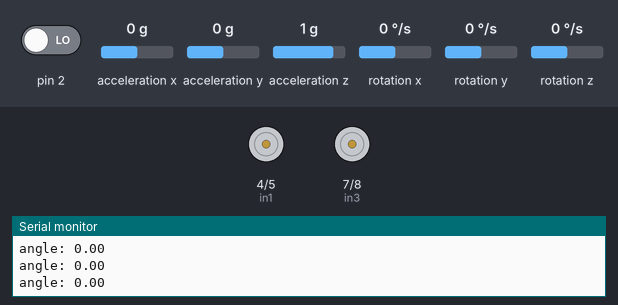
Bench run of a sketch on a simulated Arduino Uno, built with avr-gcc and run on an emulated ATmega328P. On the bench: motor-driver pin pairs drawn as motors (green arrow = first pin HIGH = forward, orange = second pin HIGH = backward, longer = more drive, scaled by the enable pin), the last lines printed to the serial monitor. Inputs (shaded band) come from the test bench; at power-on: acceleration x 0 g, pin 2 LOW, acceleration y 0 g, acceleration z 1 g, rotation x 0 °/s, rotation y 0 °/s, rotation z 0 °/s. The sensor or clock chip raises its interrupt line as the real part does.

Above: at 1.8 s.
1.9 s: acceleration x set to -1.4 g
At 3.1 s:
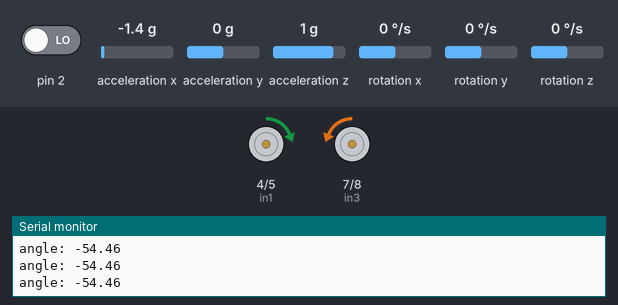
3.4 s: acceleration x set to -0.1 g
At 4.2 s:
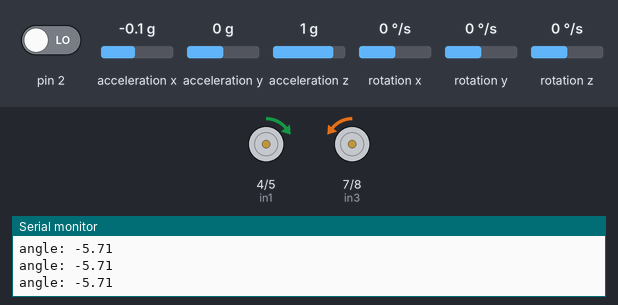
6.4 s: acceleration x set to 0.2 g
At 7.7 s:
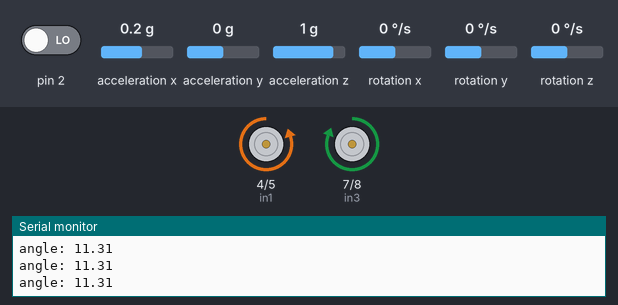
Timing chart, 0 to 9.4 s (numbered marks = the images above; inputs shaded):
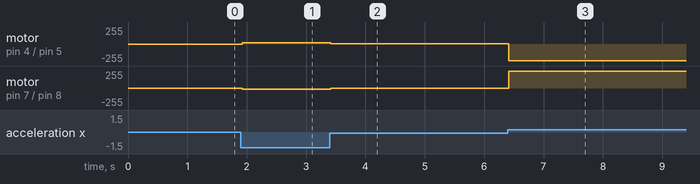

The sketch:

self-balancing.ino
```cpp
#include <I2Cdev.h>
#include <MPU6050_6Axis_MotionApps20.h>
#if I2CDEV_IMPLEMENTATION == I2CDEV_ARDUINO_WIRE
  #include <Wire.h>
#endif

MPU6050 mpu;
#define OUTPUT_READABLE_YAWPITCHROLL

#define enA 3
#define in1 4
#define in2 5
#define enB 9
#define in3 7
#define in4 8


//MPU control/status vars
bool dmpReady = false;
uint8_t mpuIntStatus;
uint8_t devStatus;
uint16_t packetSize;
uint16_t fifoCount;
uint8_t fifoBuffer[64];

//orientation/motion vars
Quaternion q;
VectorFloat gravity;
float ypr[3];
float pitch;

volatile bool mpuInterrupt = false;     // indicates whether MPU interrupt pin has gone high
void dmpDataReady() {
  mpuInterrupt = true;
}

unsigned long currentTime, previousTime;
double elapsedTime;
double error;
double lastError;
double input, output;
double cumError, rateError;

//set value based on system
float kp = 1.5;
float ki = 0;
float kd = 0;
int setPoint = 0;

int computePID(double inp) {
  currentTime = millis();
  elapsedTime = (double)(currentTime - previousTime);

  error = setPoint - inp;
  cumError += error * elapsedTime;
  rateError = (error - lastError) / elapsedTime;

  double out = kp * error + ki * cumError + kd * rateError;
  lastError = error;
  previousTime = currentTime;

  return out;
}

double computeAngle() {
  mpuInterrupt = false;
  mpuIntStatus = mpu.getIntStatus();

  fifoCount = mpu.getFIFOCount();

  if ((mpuIntStatus & 0x10) || fifoCount == 1024) {
    mpu.resetFIFO();        // reset so we can continue cleanly
  }
  // otherwise, check for DMP data ready interrupt (this should happen frequently)
  else if (mpuIntStatus & 0x02) {
    while (fifoCount < packetSize) fifoCount = mpu.getFIFOCount();    // wait for correct available data length, should be a VERY short wait
    mpu.getFIFOBytes(fifoBuffer, packetSize);       // read a packet from FIFO
    fifoCount -= packetSize;          // track FIFO count here in case there is > 1 packet available (this lets us immediately read more without waiting for an interrupt


    #ifdef OUTPUT_READABLE_YAWPITCHROLL
        // display Euler angles in degrees
        mpu.dmpGetQuaternion(&q, fifoBuffer);
        mpu.dmpGetGravity(&gravity, &q);
        mpu.dmpGetYawPitchRoll(ypr, &q, &gravity);
        // display pitch
        input = ypr[1] * 180 / M_PI;
    #endif
  }
  return input;
}

void setup() {
  #if I2CDEV_IMPLEMENTATION == I2CDEVBUILTIN_FASTWIRE
    Wire.begin();
    TWBR = 24;
  #elif I2CDEV_IMPLEMENTATION == I2CDEV_BUILTIN_FASTWIRE
    Fastwire::setup(400, true);
  #endif

  Serial.begin(9600);

  Serial.println(F("Initializing I2C devices..."));
  mpu.initialize();

  Serial.println(F("Testing device connections.."));
  Serial.println(mpu.testConnection() ? F("MPU6050 connection succesful") : F("MPU6050 connection failed"));

  Serial.println(F("Initializing DMP..."));
  devStatus = mpu.dmpInitialize();

  mpu.setXGyroOffset(43);
  mpu.setYGyroOffset(-21);
  mpu.setZGyroOffset(-395);
  mpu.setZAccelOffset(15112);

  if (devStatus == 0) {
    // turn on the DMP, now that it's ready
    Serial.println(F("Enabling DMP..."));
    mpu.setDMPEnabled(true);

    // enable Arduino interrupt detection
    Serial.println(F("Enabling interrupt detection (Arduino external interrupt 0)..."));
    attachInterrupt(digitalPinToInterrupt(2), dmpDataReady, RISING);
    mpuIntStatus = mpu.getIntStatus();

    // set our DMP Ready flag so the main loop() function knows it's okay to use it
    Serial.println(F("DMP ready! Waiting for first interrupt..."));
    dmpReady = true;

    // get expected DMP packet size for later comparison
    packetSize = mpu.dmpGetFIFOPacketSize();
  } else {
    // ERROR!
    // 1 = initial memory load failed
    // 2 = DMP configuration updates failed
    // (if it's going to break, usually the code will be 1)
    Serial.print(F("DMP Initialization failed (code "));
    Serial.print(devStatus);
    Serial.println(F(")"));
  }

  pinMode(enA, OUTPUT);
  pinMode(in1, OUTPUT);
  pinMode(in2, OUTPUT);
  pinMode(enB, OUTPUT);
  pinMode(in3, OUTPUT);
  pinMode(in4, OUTPUT);

}

void loop() {
  input = computeAngle();
  Serial.print(F("angle: "));
  Serial.println(input);

  output = computePID(input);
  if(output >= 1000){
    output = 1000;
  }
  else if (output <= -1000){
    output = -1000;
  }

  if (input > 0){
    forward();
//    Serial.print("input: ");
//    Serial.println(input);
//    Serial.print("output: ");
//    Serial.println(output);
  }

  else if (input < 0){
    backward();
//    Serial.println(input);
//    Serial.println(output);
  }


}

void forward(){
  digitalWrite(in1, LOW);
  digitalWrite(in2, HIGH);
  int val = map(output, 0, 1000,0 ,255);
  analogWrite(enA, val);
  digitalWrite(in3, HIGH);
  digitalWrite(in4, LOW);
  analogWrite(enB, val);
}

void backward(){
  digitalWrite(in1, HIGH);
  digitalWrite(in2, LOW);
  int val = map(output, 0, 1000,0 ,255);
  analogWrite(enA, val);
  digitalWrite(in3, LOW);
  digitalWrite(in4, HIGH);
  analogWrite(enB, val);
}
```

Measured:
- the behaviour switches between 0 and 0.1 g on acceleration x (found by bisection; images 2 and 3)
- after the input at 1.9 s, motor on pin 4 (in1) / pin 5 (in2): stopped → forward 20/255 at once; motor on pin 7 (in3) / pin 8 (in4): stopped → backward 20/255 at once
- after the input at 3.4 s, motor on pin 4 (in1) / pin 5 (in2): forward 20/255 → forward 2/255 at once; motor on pin 7 (in3) / pin 8 (in4): backward 20/255 → backward 2/255 at once
- after the input at 6.4 s, motor on pin 4 (in1) / pin 5 (in2): forward 2/255 → backward 252/255 at once; motor on pin 7 (in3) / pin 8 (in4): backward 2/255 → forward 255/255 at once
